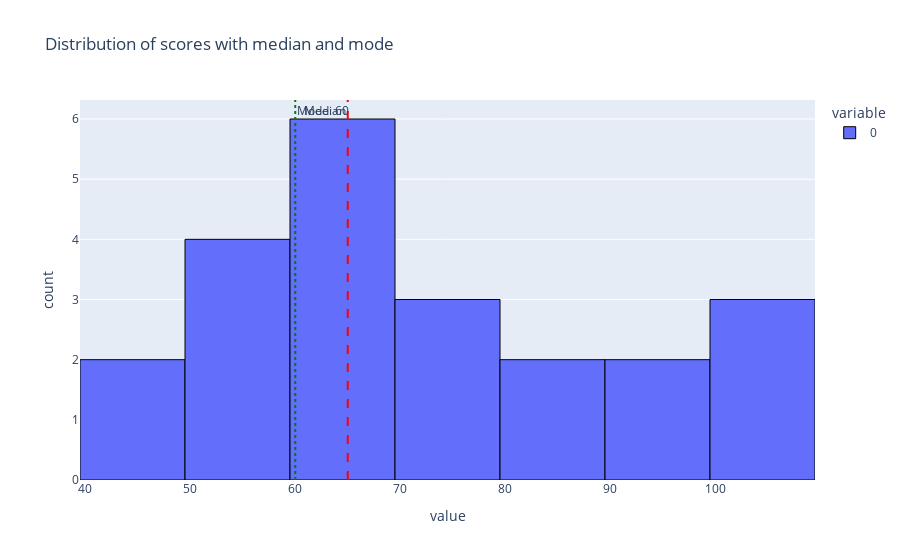

Notebook code cell kept with this figure:
### Code cell
fig = px.histogram(scores ,nbins= 10, title= "Distribution of scores with median and mode")

fig.add_vline(x=median_vl,line_dash = 'dash', line_color = 'red', annotation_text = 'Median', annotation_position = "top left")

fig.update_traces(marker=(dict(line=dict(color = "black", width = 1))))

# If multiple modes, mark all
for m in mode_vl:
    fig.add_vline(x=m, line_dash="dot", line_color="green", annotation_text=f"Mode: {m}", annotation_position="top right")

fig.show()

### Figure 1 — Plotly figure (JSON) as saved in the notebook; plotly's stock layout.template omitted (floating-point values rounded to 4 significant figures)
{"data": [{"bingroup": "x", "hovertemplate": "variable=0<br>value=%{x}<br>count=%{y}<extra></extra>", "legendgroup": "0", "marker": {"color": "#636efa", "line": {"color": "black", "width": 1}, "pattern": {"shape": ""}}, "name": "0", "nbinsx": 10, "orientation": "v", "showlegend": true, "type": "histogram", "x": [45, 50, 55, 60, 60, 65, 70, 75, 80, 85, 90, 95, 100, 100, 45, 50, 55, 60, 60, 65, 70, 100], "xaxis": "x", "yaxis": "y"}], "layout": {"annotations": [{"showarrow": false, "text": "Median", "x": 65, "xanchor": "right", "xref": "x", "y": 1, "yanchor": "top", "yref": "y domain"}, {"showarrow": false, "text": "Mode: 60", "x": 60, "xanchor": "left", "xref": "x", "y": 1, "yanchor": "top", "yref": "y domain"}], "barmode": "relative", "legend": {"title": {"text": "variable"}, "tracegroupgap": 0}, "shapes": [{"line": {"color": "red", "dash": "dash"}, "type": "line", "x0": 65, "x1": 65, "xref": "x", "y0": 0, "y1": 1, "yref": "y domain"}, {"line": {"color": "green", "dash": "dot"}, "type": "line", "x0": 60, "x1": 60, "xref": "x", "y0": 0, "y1": 1, "yref": "y domain"}], "title": {"text": "Distribution of scores with median and mode"}, "xaxis": {"anchor": "y", "domain": [0, 1], "title": {"text": "value"}}, "yaxis": {"anchor": "x", "domain": [0, 1], "title": {"text": "count"}}}}
